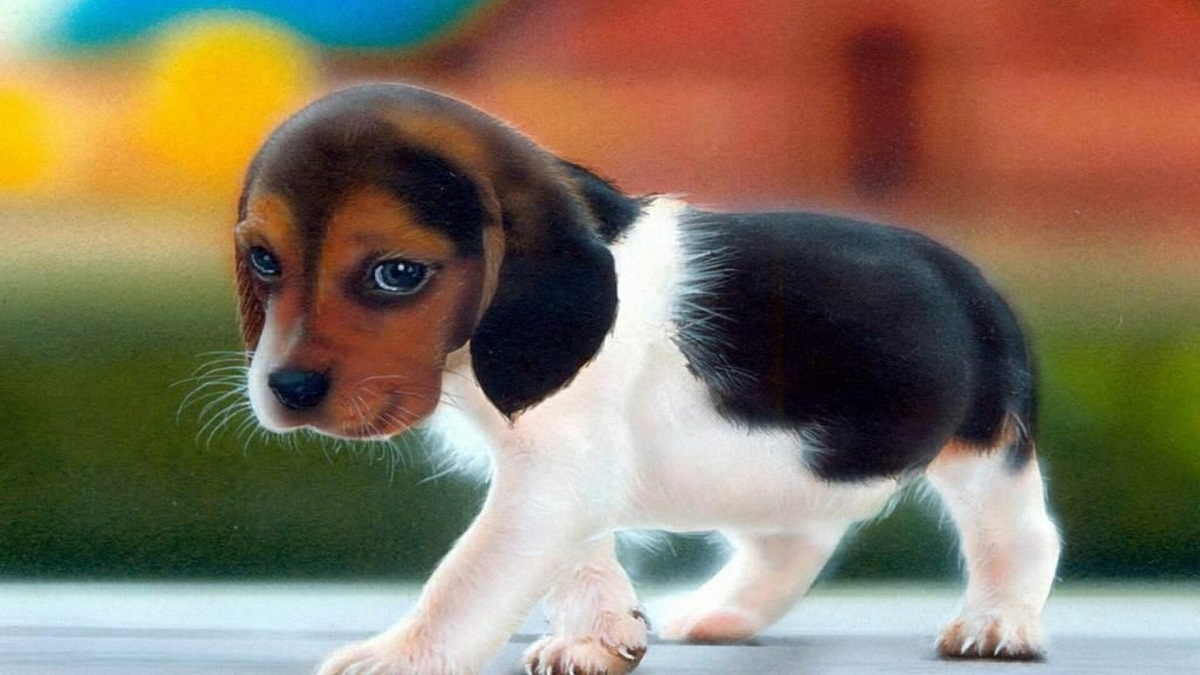
#> input picture Photo/dog2_small.jpg, 1200 x 675 px
$ python t8.Color_channels.py
#> lines starting #> are read from the running program, lines starting #| are printed output that depends on the picture
import cv2 as cv
import numpy as np

img=cv.imread('Photo/dog2_small.jpg')
#> img is the input picture: shape (675, 1200, 3); mean B, G, R 95.9, 116.3, 131.2
cv.imshow('Image',img)


#splitiing image into blue ,green and red
b,g,r=cv.split(img)
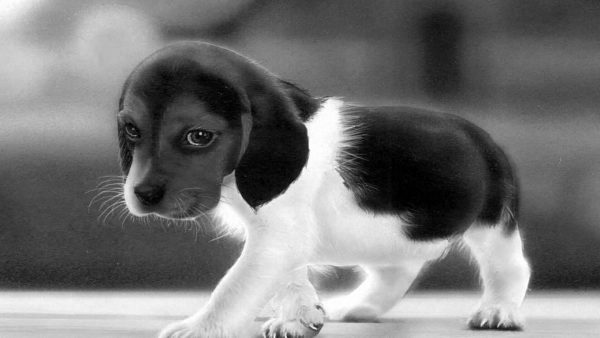
#> g: shape (675, 1200) (shown at 1/2 size); min 0, max 255, mean 116.3
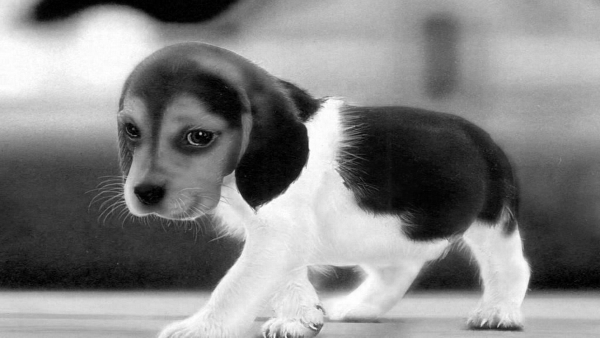
#> r: shape (675, 1200) (shown at 1/2 size); min 0, max 255, mean 131.2
#these image will be in grayscale
cv.imshow('blue',b)
cv.imshow('green',g)
cv.imshow('red',r)

#merging image
merged_img=cv.merge([b,g,r])
cv.imshow('Merged image',merged_img)

#printing shape
print(img.shape)
#| (675, 1200, 3)
print(merged_img.shape)
#| (675, 1200, 3)
print(b.shape)
#| (675, 1200)
print(g.shape)
#| (675, 1200)
print(r.shape)
#| (675, 1200)

#we can create img in r,g,b in any one
blank=np.zeros(img.shape[:2],dtype='uint8')
red_img=cv.merge([blank,blank,r])
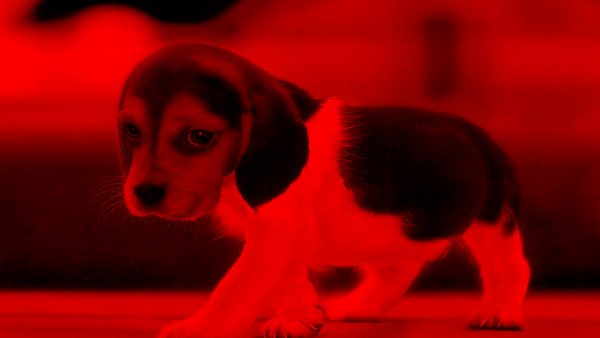
#> red_img: shape (675, 1200, 3) (shown at 1/2 size); mean of channels 0, 1, 2 0, 0, 131.2; drawn as B, G, R
green_img=cv.merge([blank,g,blank])
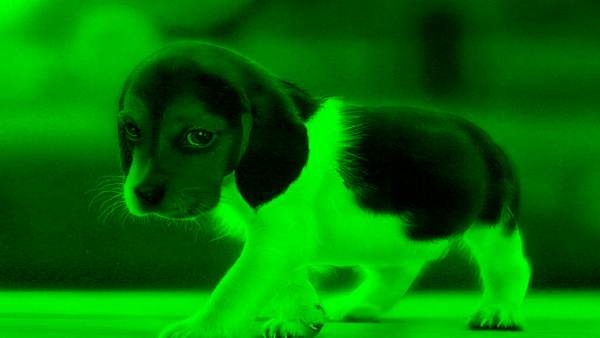
#> green_img: shape (675, 1200, 3) (shown at 1/2 size); mean of channels 0, 1, 2 0, 116.3, 0; drawn as B, G, R
blue_img=cv.merge([b,blank,blank])
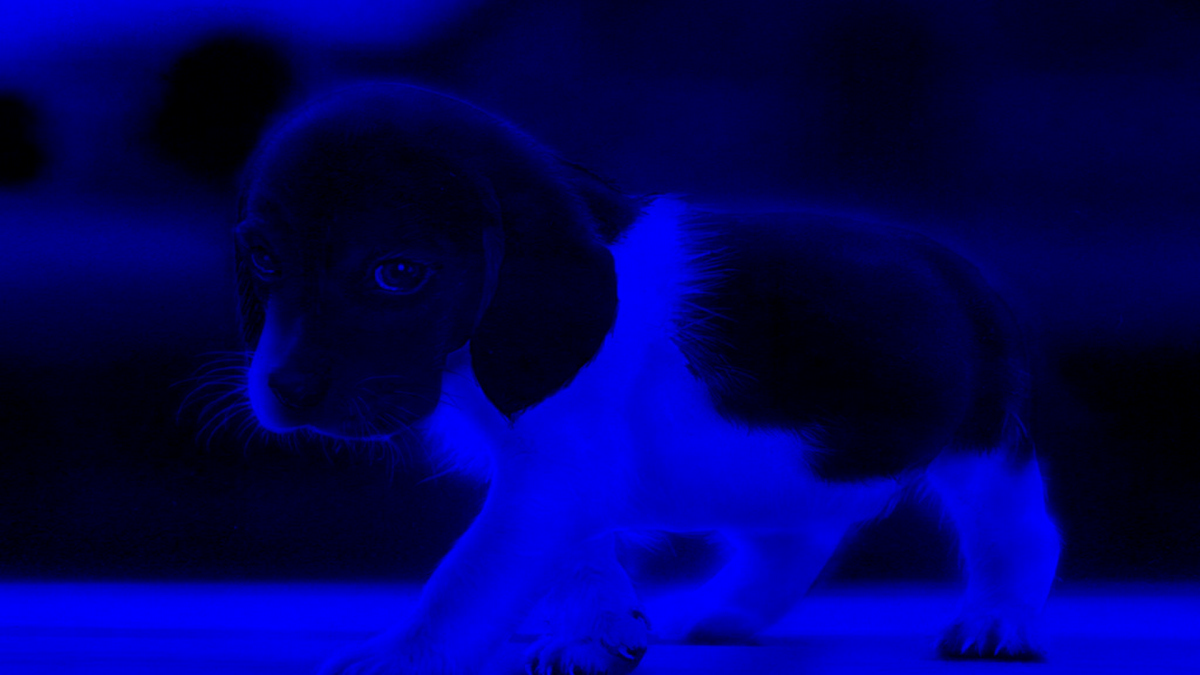
#> blue_img: shape (675, 1200, 3); mean of channels 0, 1, 2 95.9, 0, 0; drawn as B, G, R
cv.imshow('Red_img',red_img)
cv.imshow('Green_img',green_img)
cv.imshow('Blue_img',blue_img)


cv.waitKey(0)

$ run again, with Photo/anaisha1.jpg copied over Photo/dog2_small.jpg
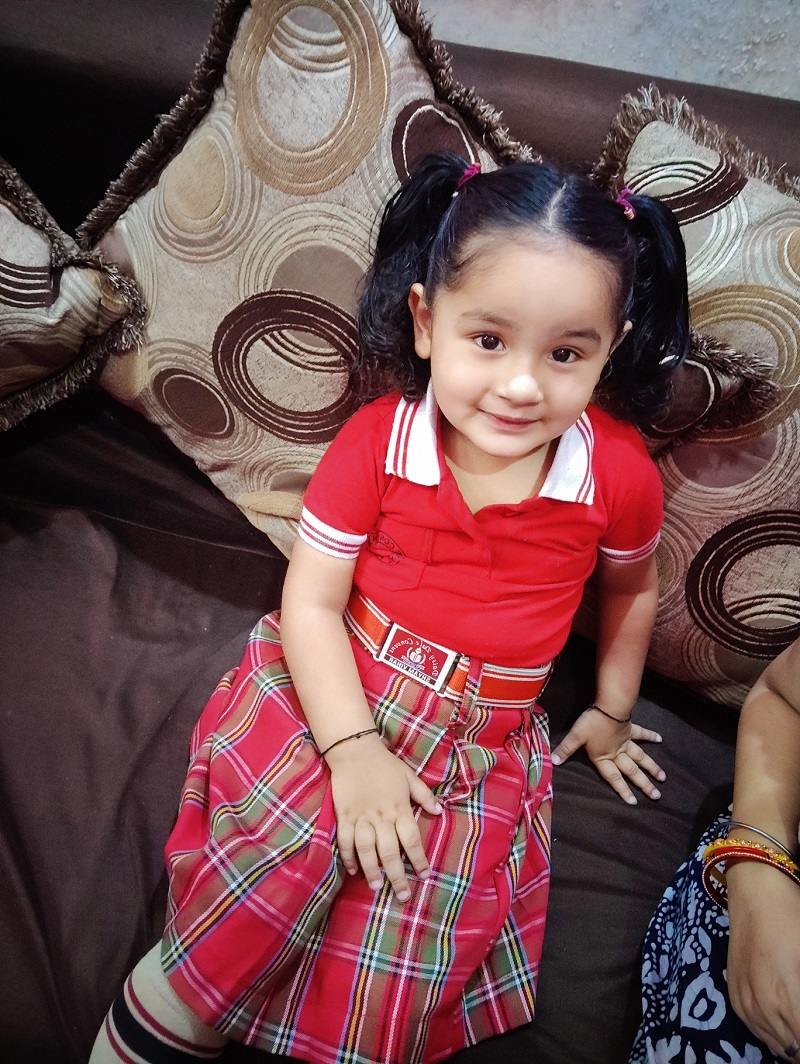
#> input picture Photo/anaisha1.jpg, 800 x 1064 px
#> img is the input picture: shape (1064, 800, 3); mean B, G, R 79.7, 77.9, 114.3
#| (1064, 800, 3)
#| (1064, 800, 3)
#| (1064, 800)
#| (1064, 800)
#| (1064, 800)
#> `green_img=cv.merge([blank,g,blank])`:
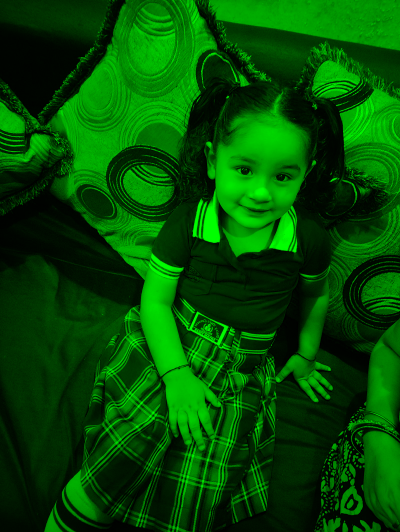
#> green_img: shape (1064, 800, 3) (shown at 1/2 size); mean of channels 0, 1, 2 0, 77.9, 0; drawn as B, G, R
#> `blue_img=cv.merge([b,blank,blank])`:
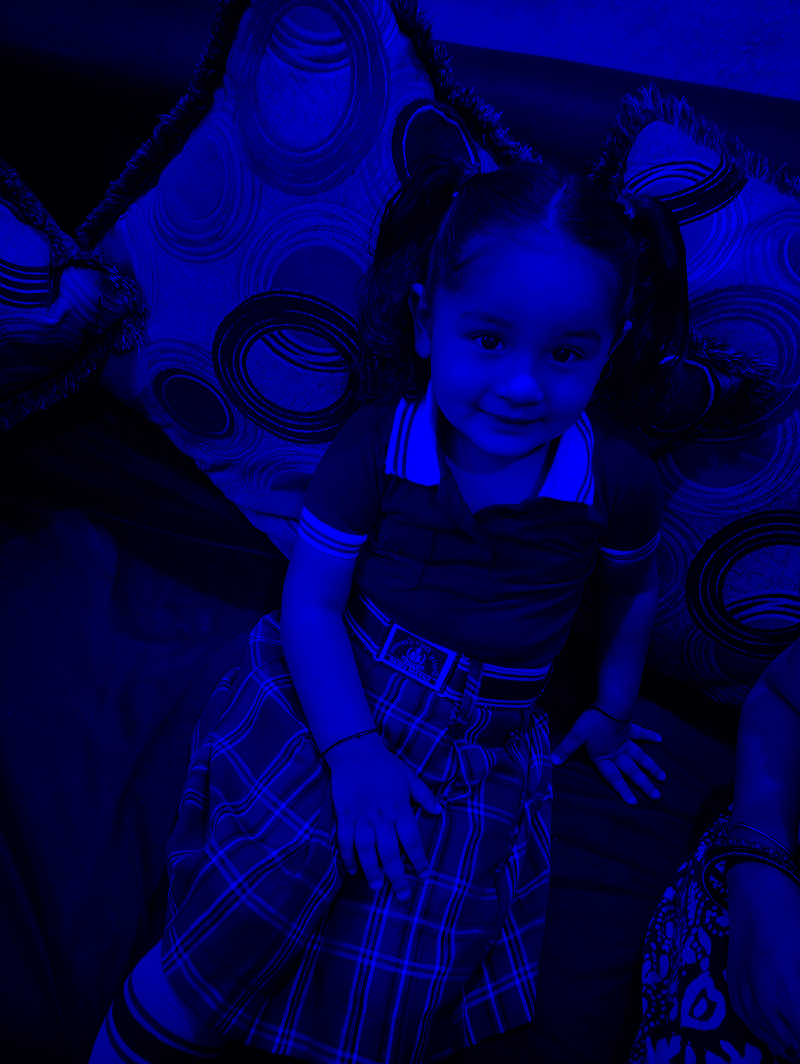
#> blue_img: shape (1064, 800, 3); mean of channels 0, 1, 2 79.7, 0, 0; drawn as B, G, R

$ run again, with Photo/anaishamili1.jpg copied over Photo/dog2_small.jpg
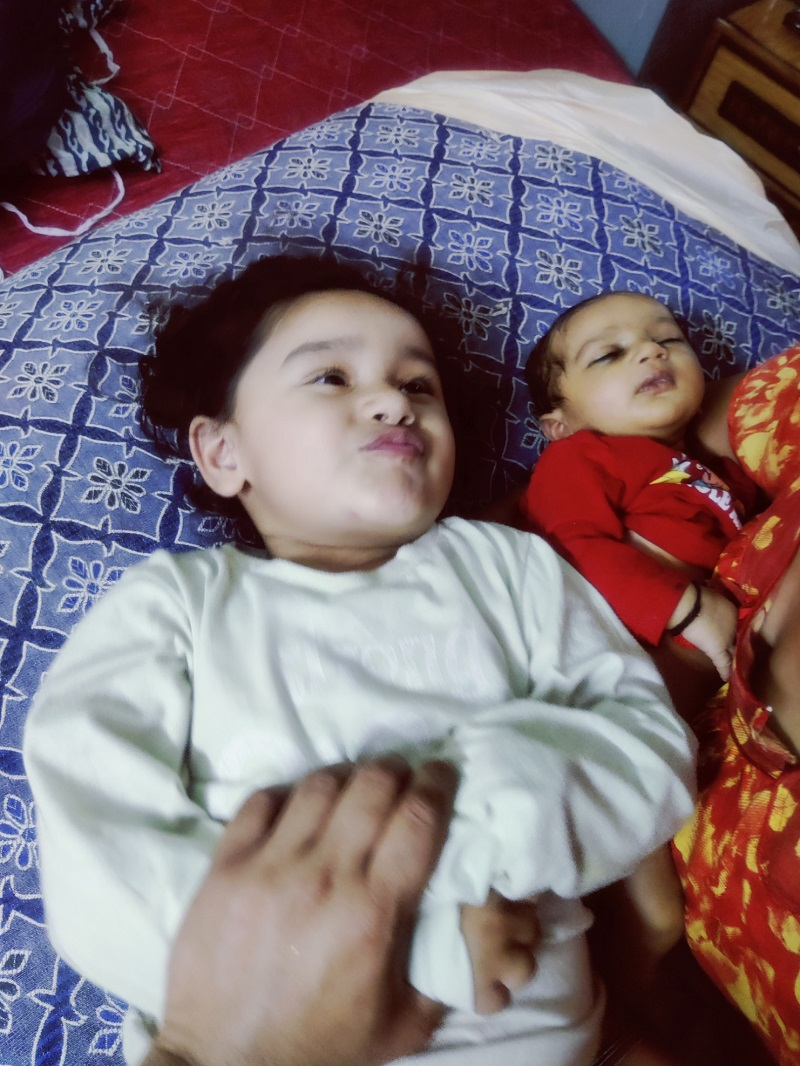
#> input picture Photo/anaishamili1.jpg, 800 x 1066 px
#> img is the input picture: shape (1066, 800, 3); mean B, G, R 116.7, 110.3, 127.8
#| (1066, 800, 3)
#| (1066, 800, 3)
#| (1066, 800)
#| (1066, 800)
#| (1066, 800)
#> `green_img=cv.merge([blank,g,blank])`:
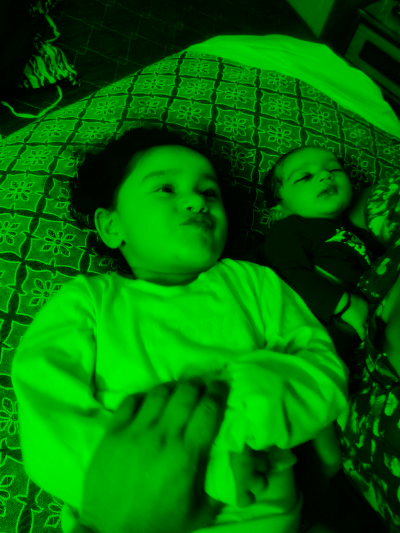
#> green_img: shape (1066, 800, 3) (shown at 1/2 size); mean of channels 0, 1, 2 0, 110.3, 0; drawn as B, G, R
#> `blue_img=cv.merge([b,blank,blank])`:
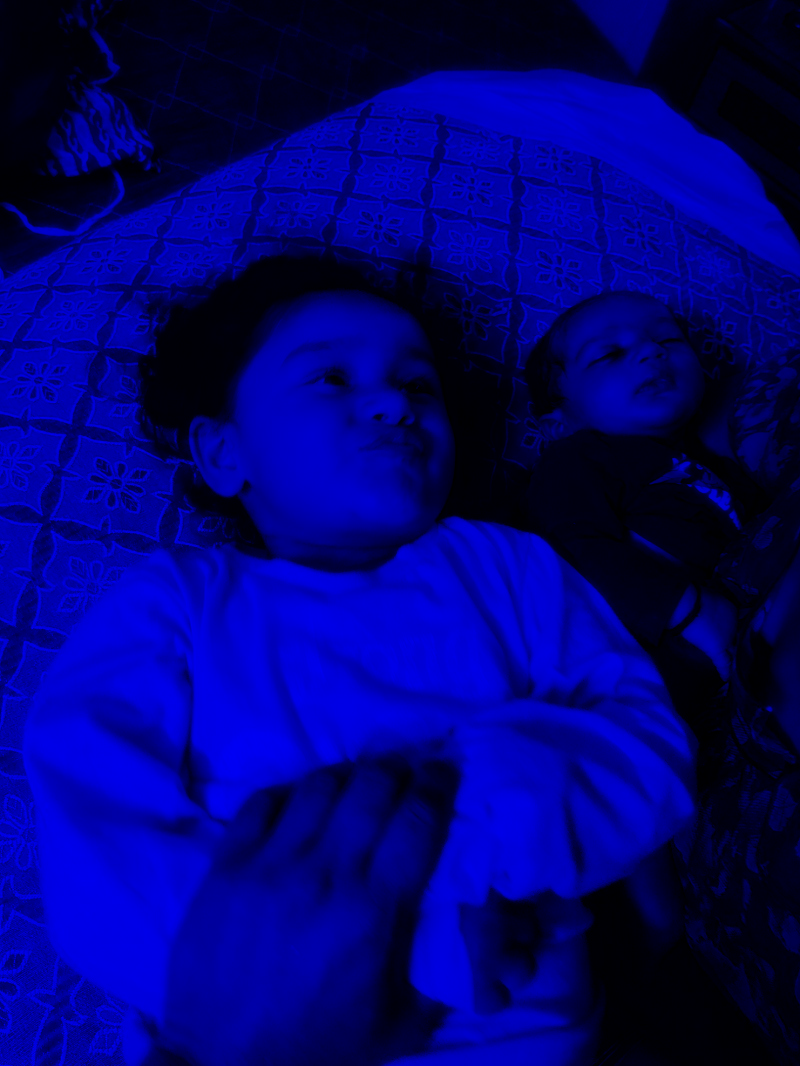
#> blue_img: shape (1066, 800, 3); mean of channels 0, 1, 2 116.7, 0, 0; drawn as B, G, R
